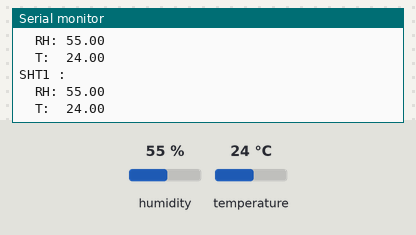
A sketch run on a simulated Arduino Uno, built with avr-gcc and run on an emulated ATmega328P. Shown: the last lines printed to the serial monitor. The inputs (shaded band) are chosen by the test bench; at power-on: humidity 55 %, temperature 24 °C.

Above: at 2.2 s.
2.3 s: humidity set to 22 %
At 3.6 s:
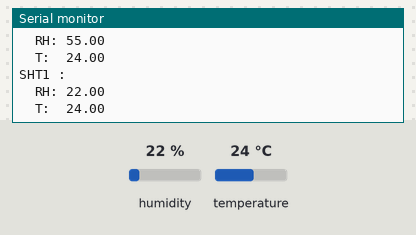
3.8 s: temperature set to 12 °C
At 4.8 s:
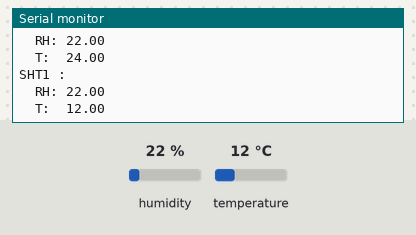
5.3 s: humidity set to 40 %
At 7.0 s:
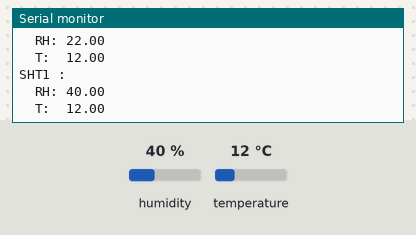
Timing chart, 0 to 8.5 s (numbered marks = the images above; inputs shaded):
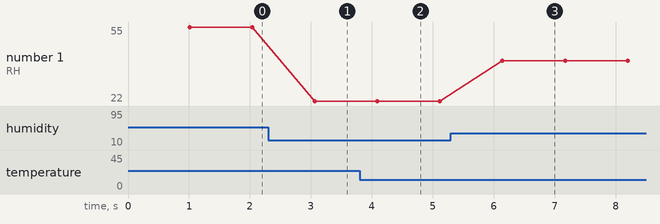

The sketch:

Sht3x_TempSensor.ino
```cpp
#include <Wire.h>
#include "SHTSensor.h"

// Sensor with normal i2c address
// Sensor 1 with address pin pulled to GND
SHTSensor sht1(SHTSensor::SHT3X);

void setup() {
  Wire.begin();
  Serial.begin(9600);
  delay(1000);

  // initialize sensor with normal i2c-address
  sht1.init();

}

void loop() {
  if (sht1.readSample()) {
    Serial.print("SHT1 :\n");
    Serial.print("  RH: ");
    Serial.print(sht1.getHumidity(), 2);
    Serial.print("\n");
    Serial.print("  T:  ");
    Serial.print(sht1.getTemperature(), 2);
    Serial.print("\n");
  } else {
    Serial.print("Sensor 1: Error in readSample()\n");
  }

  delay(1000);
}
```

Measured:
- after the input at 2.3 s, the serial monitor: prints a new line after 0.77 s (image 1)
- after the input at 3.8 s, the serial monitor: prints a new line after 0.31 s (image 2)
- after the input at 5.3 s, the serial monitor: prints a new line after 0.85 s (image 3)
- plotted number 1: 55 → 22 after the input at 2.3 s, 22 → 40 after the input at 5.3 s
